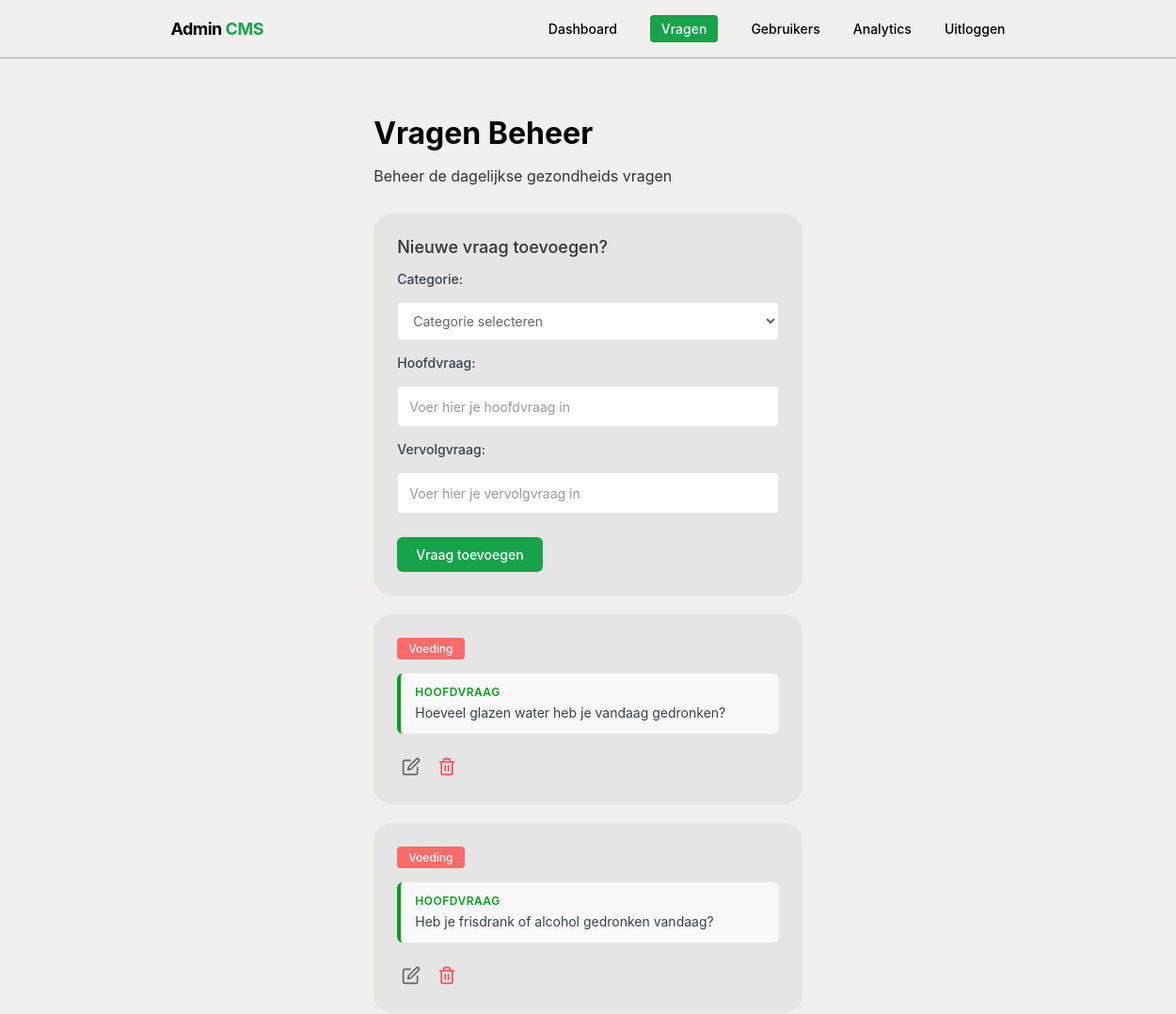
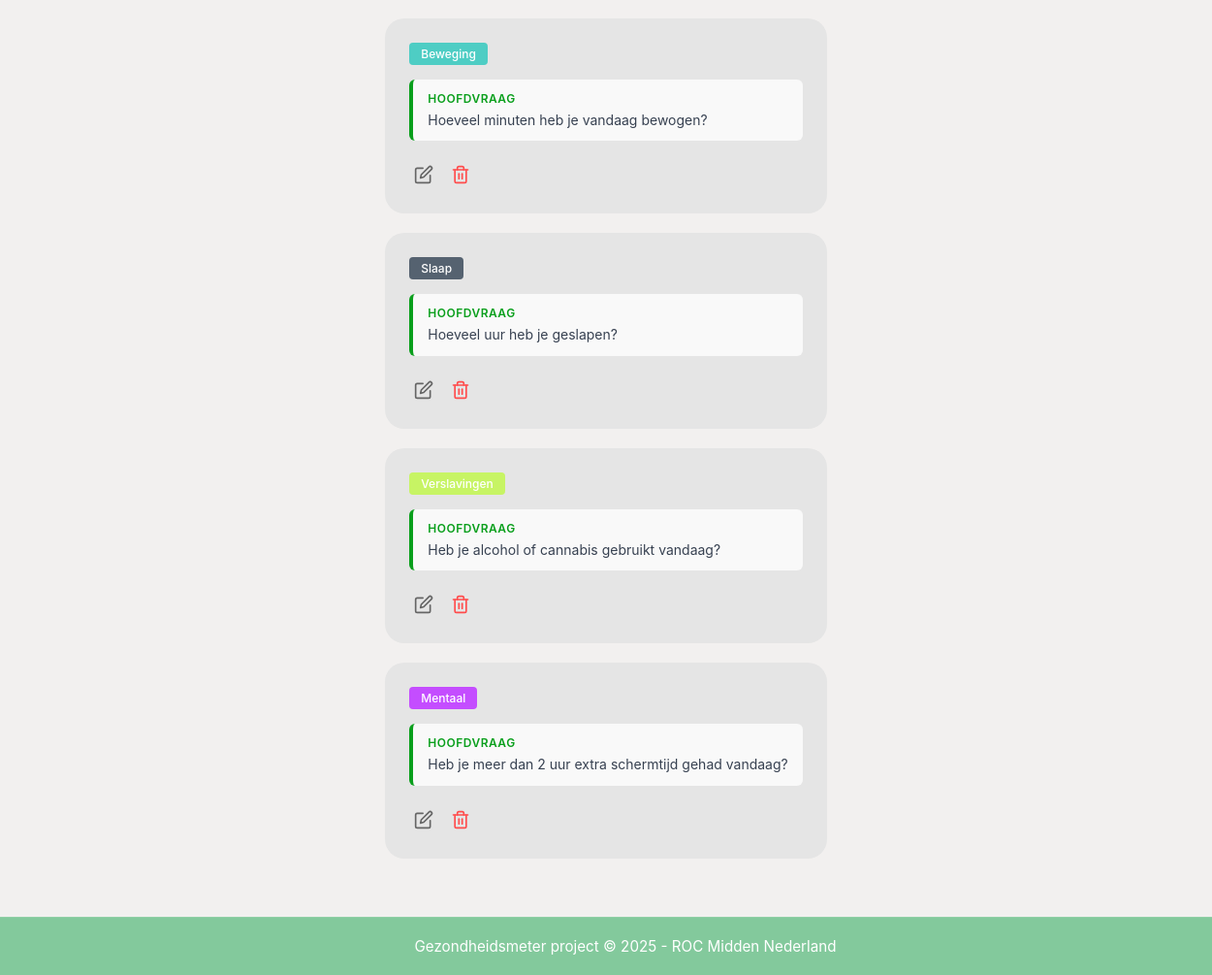
/admin/pages/vragen.php (signed in), run on the app's committed database (2 pictures, top to bottom).
### tables this page shows
CREATE TABLE `questions` (
  `id` bigint(20) UNSIGNED NOT NULL,
  `pillar_id` tinyint(3) UNSIGNED NOT NULL,
  `question_text` text NOT NULL,
  `input_type` enum('choice','number','boolean','text') NOT NULL DEFAULT 'choice',
  `choices` longtext DEFAULT NULL CHECK (json_valid(`choices`)),
  `active` tinyint(1) DEFAULT 1,
  `is_main_question` tinyint(1) DEFAULT 1,
  `is_drugs_question` tinyint(1) DEFAULT 0,
  `parent_question_id` bigint(20) UNSIGNED DEFAULT NULL,
  `question_type` enum('main','secondary','tertiary') DEFAULT 'main',
  `answer_type` enum('binary','number','choice','text') DEFAULT 'binary',
  `show_on_answer` varchar(50) DEFAULT NULL,
  `created_at` timestamp NOT NULL DEFAULT current_timestamp()
);

CREATE TABLE `pillars` (
  `id` tinyint(3) UNSIGNED NOT NULL,
  `name` varchar(80) NOT NULL,
  `description` text DEFAULT NULL,
  `color` varchar(7) DEFAULT NULL
);

### admin/pages/vragen.php (the view, shortened to what this page needs)
<?php
$pdo = Database::getConnection();
$stmt = $pdo->prepare("
    SELECT q.*, p.name as pillar_name, p.color as pillar_color
    FROM questions q
    JOIN pillars p ON q.pillar_id = p.id
    WHERE q.active = 1 AND q.is_main_question = 1 AND q.parent_question_id IS NULL
    ORDER BY q.pillar_id, q.id
");
$stmt->execute();
$mainQuestions = $stmt->fetchAll(PDO::FETCH_OBJ);
foreach ($mainQuestions as &$mainQ) {
    $stmtSec = $pdo->prepare("
        SELECT * FROM questions
        WHERE parent_question_id = ? AND is_main_question = 0 AND active = 1
        LIMIT 1
    ");
    $stmtSec->execute([$mainQ->id]);
    $mainQ->secondary = $stmtSec->fetch(PDO::FETCH_OBJ);
}
?>
<!DOCTYPE html>
<html lang="nl">
<head>
    <link rel="stylesheet" href="../../assets/css/admin.css">
</head>
<body class="auth-page">
    <?php include __DIR__ . '/../../components/navbar-admin.php'; ?>
    <div class="dashboard-container">
        <div class="vragen-container">
            <h1 class="page-title">Vragen Beheer</h1>
            <p class="page-subtitle">Beheer de dagelijkse gezondheids vragen</p>
            <div class="card">
                <h2 class="card-title">Nieuwe vraag toevoegen?</h2>
                <form method="POST" action="" id="questionForm">
                    <div class="form-group">
                        <label for="pillar_select" class="form-label">Categorie:</label>
                        <select name="pillar_id" class="form-select" id="pillar_select" required>
                            <option value="" disabled selected>Categorie selecteren</option>
                        </select>
                    </div>
                    <div class="form-group">
                        <label for="main_question_input" class="form-label">Hoofdvraag:</label>
                        <input type="text" name="main_question" id="main_question_input" class="form-input form-input-large" placeholder="Voer hier je hoofdvraag in" required>
                    </div>
                    <div class="form-group">
                        <label for="secondary_question_input" class="form-label">Vervolgvraag:</label>
                        <input type="text" name="secondary_question" id="secondary_question_input" class="form-input form-input-large" placeholder="Voer hier je vervolgvraag in" required>
                    </div>
                    <button type="submit" class="btn-add">Vraag toevoegen</button>
                </form>
            </div>
            <?php foreach ($mainQuestions as $q): ?>
                <div class="card">
                    <div class="question-pair-item">
                        <div class="question-pair-header">
                            <span class="pillar-badge"
                                style="background-color: <?php echo htmlspecialchars($q->pillar_color ?? '#008000'); ?>;">
                                <?php echo htmlspecialchars($q->pillar_name); ?>
                            </span>
                        </div>
                        <div class="question-pair-part">
                            <div class="question-part-label">Hoofdvraag</div>
                            <span class="question-text"><?php echo htmlspecialchars($q->question_text); ?></span>
                        </div>
                        <div class="action-buttons">
                            <button class="btn-icon"
                                onclick="openEditModal(<?php echo $q->id; ?>, '<?php echo addslashes(htmlspecialchars($q->question_text)); ?>', <?php echo $q->pillar_id; ?>, <?php echo $q->secondary ? $q->secondary->id : 'null'; ?>, '<?php echo $q->secondary ? addslashes(htmlspecialchars($q->secondary->question_text)) : ''; ?>')">
                                <svg class="icon-edit" viewBox="0 0 24 24" fill="none" stroke="currentColor"
                                    stroke-width="2" stroke-linecap="round" stroke-linejoin="round">
                                    <path d="M11 4H4a2 2 0 0 0-2 2v14a2 2 0 0 0 2 2h14a2 2 0 0 0 2-2v-7"></path>
                                    <path d="M18.5 2.5a2.121 2.121 0 0 1 3 3L12 15l-4 1 1-4 9.5-9.5z"></path>
                                </svg>
                            </button>
                            <button class="btn-icon" onclick="openDeleteModal(<?php echo $q->id; ?>, <?php echo $q->secondary ? $q->secondary->id : 'null'; ?>)">
                            </button>
                        </div>
                    </div>
                </div>
            <?php endforeach; ?>
        </div>
    </div>
    <?php include __DIR__ . '/../../components/footer.php'; ?>
</body>
</html>

### components/navbar-admin.php
<?php
$isLoggedIn = isset($_SESSION['user_id']) || isset($_SESSION['user']);
$currentPage = basename($_SERVER['PHP_SELF']);
function isActive($page, $current) {
    return $page === $current ? 'active' : '';
}
?>
<nav class="navbar">
    <div class="navbar-container">
        <div class="navbar-brand">
            <span class="brand-text">Admin <span class="brand-meter">CMS</span></span>
        </div>
        <?php if ($isLoggedIn): ?>
        <div class="navbar-links">
            <a href="home.php" class="nav-link <?= isActive('home.php', $currentPage) ?>">Dashboard</a>
            <a href="vragen.php" class="nav-link <?= isActive('vragen.php', $currentPage) ?>">Vragen</a>
            <a href="gebruikers.php" class="nav-link <?= isActive('gebruikers.php', $currentPage) ?>">Gebruikers</a>
            <a href="analytics.php" class="nav-link <?= isActive('analytics.php', $currentPage) ?>">Analytics</a>
            <a href="../../pages/logout.php" class="nav-link">Uitloggen</a>
        </div>
        <?php endif; ?>
    </div>
</nav>

### components/footer.php
<div class="footer">Gezondheidsmeter project © 2025 - ROC Midden Nederland</div>

### data on the page
questions: pillar.name "Voeding", question_text "Hoeveel glazen water heb je vandaag gedronken?"
questions: pillar.name "Voeding", question_text "Heb je frisdrank of alcohol gedronken vandaag?"
questions: pillar.name "Beweging", question_text "Hoeveel minuten heb je vandaag bewogen?"
questions: pillar.name "Slaap", question_text "Hoeveel uur heb je geslapen?"
questions: pillar.name "Verslavingen", question_text "Heb je alcohol of cannabis gebruikt vandaag?"
questions: pillar.name "Mentaal", question_text "Heb je meer dan 2 uur extra schermtijd gehad vandaag?"
